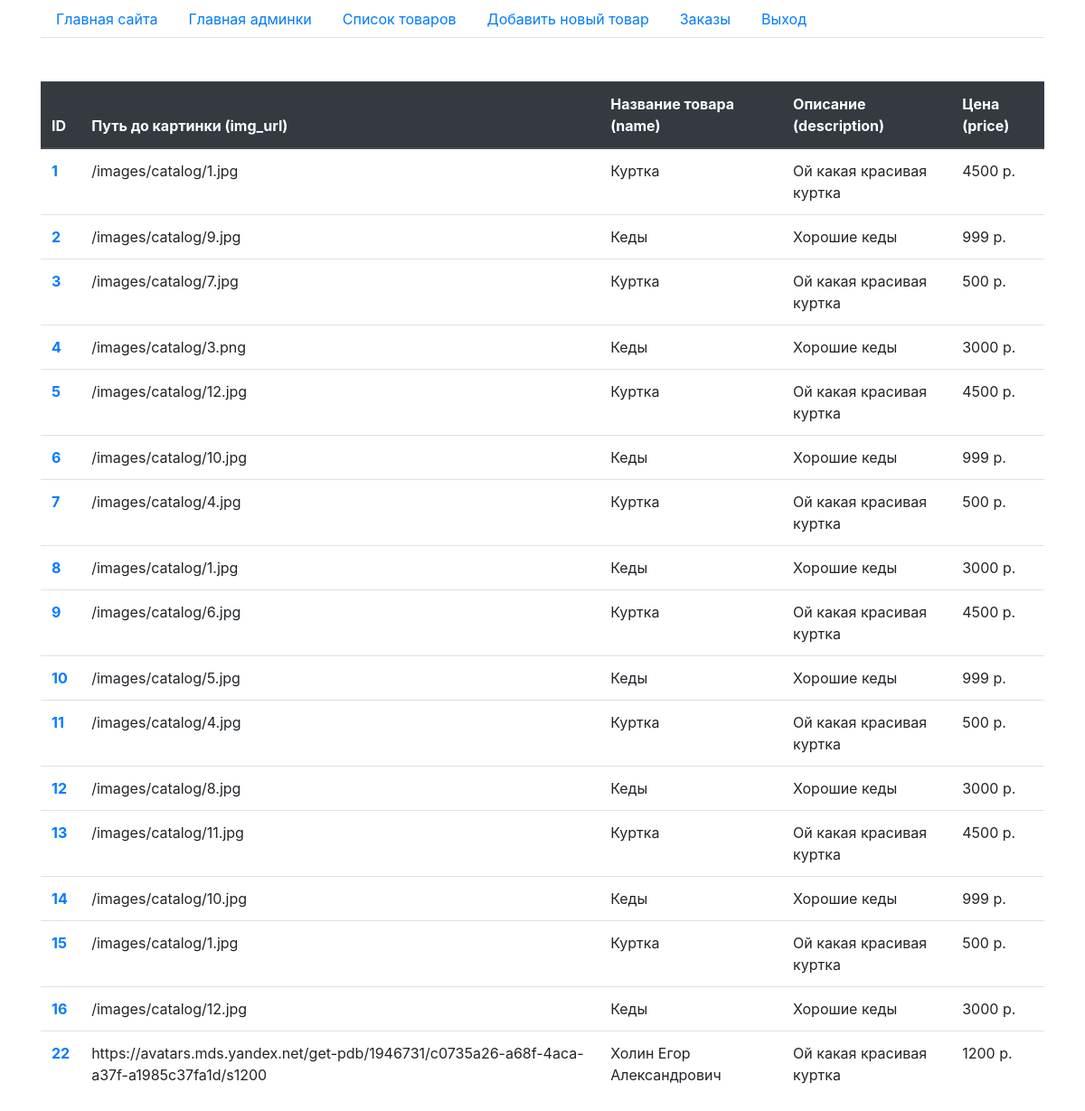
The app's page /admin/products.php (signed in) with its own data.
### tables this page shows
CREATE TABLE IF NOT EXISTS `products` (
  `id` int(11) NOT NULL AUTO_INCREMENT,
  `img_url` varchar(255) NOT NULL,
  `name` varchar(255) NOT NULL,
  `description` text NOT NULL,
  `price` float NOT NULL,
  PRIMARY KEY (`id`)
);

### admin/products.php (the view)
<?php
    include('parts/header.php');
    $sql = "SELECT * FROM products";
    $result = mysqli_query($link, $sql);
?>
<table class="table">
  <thead class="thead-dark">
    <tr>
      <th scope="col">ID</th>
      <th scope="col">Путь до картинки (img_url)</th>
      <th scope="col">Название товара (name)</th>
      <th scope="col">Описание (description)</th>
      <th scope="col">Цена (price)</th>
    </tr>
  </thead>
  <tbody>
    <?php while ($row = mysqli_fetch_assoc($result)) : ?>
        <tr>
            <th scope="row">
                <a href="/admin/product_edit.php?id=<?= $row['id']; ?>">
                    <?= $row['id']; ?>
                </a>
            </th>
            <td><?= $row['img_url']; ?></td>
            <td><?= $row['name']; ?></td>
            <td><?= $row['description']; ?></td>
            <td><?= $row['price']; ?> р.</td>
        </tr>
    <?php endwhile; ?>
  </tbody>
</table>
<?php include('parts/footer.php'); ?>

### admin/parts/header.php (shortened to what this page needs)
<?php
    $is_auth = isset($_SESSION['is_auth']) && $_SESSION['is_auth'];
?>
<!DOCTYPE html>
<html lang="ru">
<head>
    <link rel="stylesheet" href="https://stackpath.bootstrapcdn.com/bootstrap/4.4.1/css/bootstrap.min.css">
</head>
<body>
    <div class="container">
        <ul class="nav nav-tabs">
            <li class="nav-item">
                <a class="nav-link" href="/">Главная сайта</a>
            </li>
            <li class="nav-item">
                <a class="nav-link" href="/admin">Главная админки</a>
            </li>
            <li class="nav-item">
                <a class="nav-link" href="/admin/products.php">Список товаров</a>
            </li>
            <li class="nav-item">
                <a class="nav-link" href="/admin/product_add.php">Добавить новый товар</a>
            </li>
            <li class="nav-item">
                <a class="nav-link" href="/admin/orders.php">Заказы</a>
            </li>
            <?php if($is_auth) : ?>
            <li class="nav-item">
                <a class="nav-link" href="/admin/exit.php">Выход</a>
            </li>
            <?php endif; ?>
        </ul>
        <br/><br/>

### admin/parts/footer.php
    </div>
</body>
</html>

### records on screen
products: id "1", img_url "/images/catalog/1.jpg", name "Куртка", description "Ой какая красивая куртка", price "4500"
products: id "2", img_url "/images/catalog/9.jpg", name "Кеды", description "Хорошие кеды", price "999"
products: id "3", img_url "/images/catalog/7.jpg", name "Куртка", description "Ой какая красивая куртка", price "500"
products: id "4", img_url "/images/catalog/3.png", name "Кеды", description "Хорошие кеды", price "3000"
products: id "5", img_url "/images/catalog/12.jpg", name "Куртка", description "Ой какая красивая куртка", price "4500"
products: id "6", img_url "/images/catalog/10.jpg", name "Кеды", description "Хорошие кеды", price "999"
products: id "7", img_url "/images/catalog/4.jpg", name "Куртка", description "Ой какая красивая куртка", price "500"
products: id "8", img_url "/images/catalog/1.jpg", name "Кеды", description "Хорошие кеды", price "3000"
products: id "9", img_url "/images/catalog/6.jpg", name "Куртка", description "Ой какая красивая куртка", price "4500"
products: id "10", img_url "/images/catalog/5.jpg", name "Кеды", description "Хорошие кеды", price "999"
products: id "11", img_url "/images/catalog/4.jpg", name "Куртка", description "Ой какая красивая куртка", price "500"
products: id "12", img_url "/images/catalog/8.jpg", name "Кеды", description "Хорошие кеды", price "3000"
products: id "13", img_url "/images/catalog/11.jpg", name "Куртка", description "Ой какая красивая куртка", price "4500"
products: id "14", img_url "/images/catalog/10.jpg", name "Кеды", description "Хорошие кеды", price "999"
products: id "15", img_url "/images/catalog/1.jpg", name "Куртка", description "Ой какая красивая куртка", price "500"
products: id "16", img_url "/images/catalog/12.jpg", name "Кеды", description "Хорошие кеды", price "3000"
products: id "22", img_url "https://avatars.mds.yandex.net/get-pdb/1946731/c0735a26-a68f-4aca-a37f-a1985c37fa1d/s1200", name "Холин Егор Александрович", description "Ой какая красивая куртка", price "1200"
